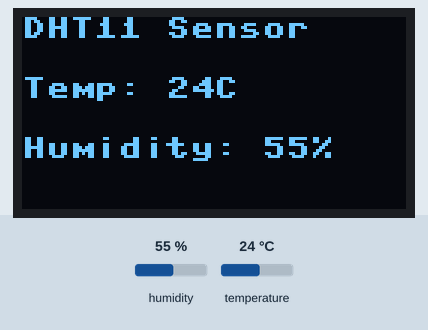
Bench run of a program on a simulated Raspberry Pi Pico running MicroPython. On the bench: 128×64 one-colour display. The test bench sets the inputs (shaded band); at power-on: humidity 55 %, temperature 24 °C.

Above: at 1.2 s.
1.3 s: humidity set to 22 %
At 3.5 s:
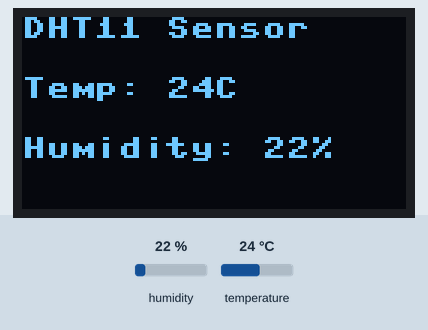
4.0 s: temperature set to 12 °C
At 5.5 s:
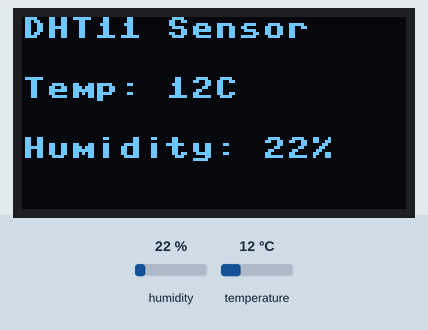
6.7 s: humidity set to 40 %
At 9.4 s:
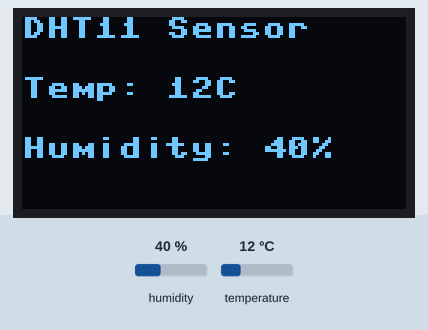
9.7 s: temperature set to 19 °C
Timing chart, 0 to 12.7 s (numbered marks = the images above; inputs shaded):
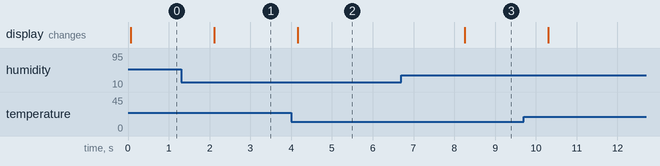

Measured:
- after the input at 1.3 s, the display: changes after 0.82 s (image 1)
- after the input at 4.0 s, the display: changes after 0.17 s (image 2)
- after the input at 6.7 s, the display: changes after 1.6 s (image 3)

The program:

main.py
```python
"""
Project: Measure environmental temp and hum.
Components: DHT11 and OLED
Microcontroller: Raspberry Pi Pico-w
OES Comapany, Kaduna Nigeria
+234 8136394461
"""
# import libary

from machine import Pin, I2C
import time
import dht
from ssd1306 import SSD1306_I2C

# OLED dimensions
WIDTH = 128
HEIGHT = 64

# Initialize I2C for OLED
i2c = I2C(0, scl=Pin(1), sda=Pin(0))
oled = SSD1306_I2C(WIDTH, HEIGHT, i2c)

# Initialize DHT11 sensor
dht_sensor = dht.DHT11(Pin(8))

def display_data(temp, hum):
    oled.fill(0)  # Clear the display
    oled.text("DHT11 Sensor", 0, 0)
    oled.text(f"Temp: {temp}C", 0, 20)
    oled.text(f"Humidity: {hum}%", 0, 40)
    oled.show()

while True:
    try:
        dht_sensor.measure()
        temperature = dht_sensor.temperature()
        humidity = dht_sensor.humidity()

        # Display on OLED
        display_data(temperature, humidity)

        time.sleep(2)  # Delay before the next reading
    except Exception as e:
        print("Error reading sensor:", e)
        time.sleep(2)
```
